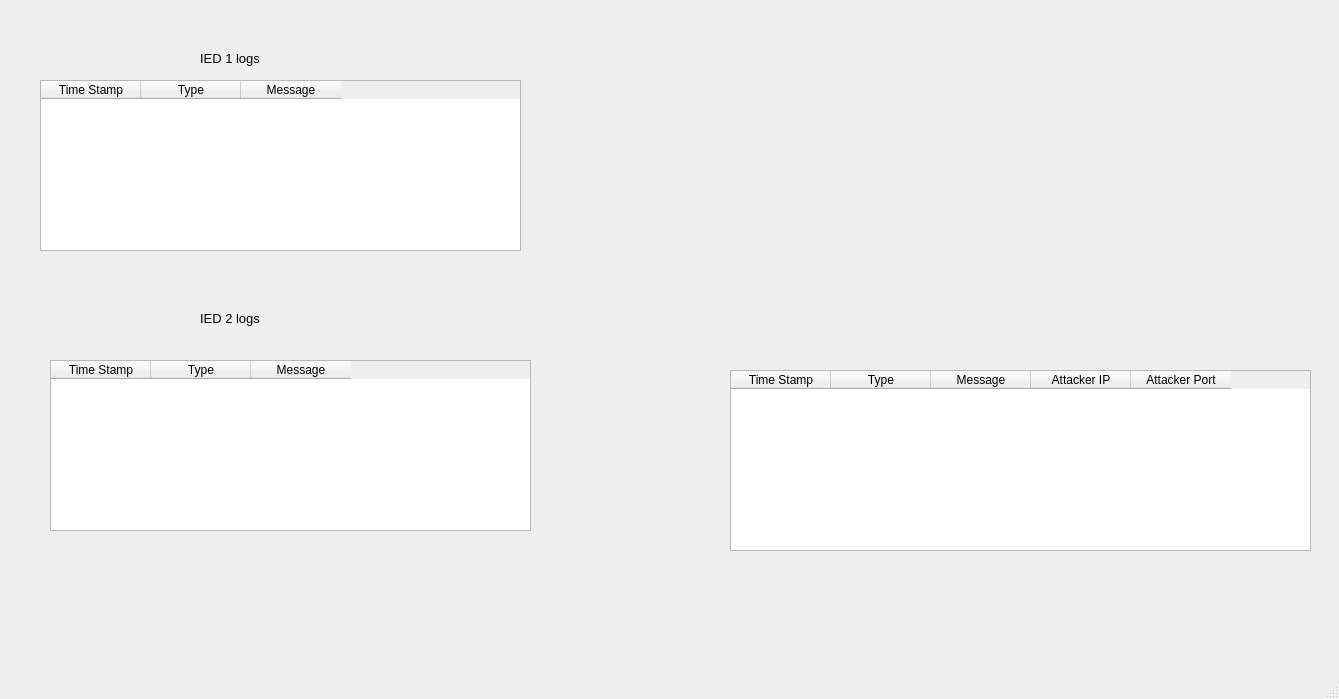
<?xml version="1.0" encoding="UTF-8"?>
<ui version="4.0">
 <class>MainWindow</class>
 <widget class="QMainWindow" name="MainWindow">
  <property name="geometry">
   <rect>
    <x>0</x>
    <y>0</y>
    <width>1339</width>
    <height>699</height>
   </rect>
  </property>
  <property name="windowTitle">
   <string>MainWindow</string>
  </property>
  <widget class="QWidget" name="centralwidget">
   <widget class="QLabel" name="label">
    <property name="geometry">
     <rect>
      <x>200</x>
      <y>50</y>
      <width>121</width>
      <height>16</height>
     </rect>
    </property>
    <property name="font">
     <font>
      <pointsize>10</pointsize>
     </font>
    </property>
    <property name="text">
     <string>IED 1 logs</string>
    </property>
   </widget>
   <widget class="QLabel" name="label_2">
    <property name="geometry">
     <rect>
      <x>200</x>
      <y>310</y>
      <width>121</width>
      <height>16</height>
     </rect>
    </property>
    <property name="font">
     <font>
      <pointsize>10</pointsize>
     </font>
    </property>
    <property name="text">
     <string>IED 2 logs</string>
    </property>
   </widget>
   <widget class="QLabel" name="ied_json_display">
    <property name="geometry">
     <rect>
      <x>0</x>
      <y>580</y>
      <width>1331</width>
      <height>71</height>
     </rect>
    </property>
    <property name="text">
     <string/>
    </property>
   </widget>
   <widget class="QTableWidget" name="ied1">
    <property name="geometry">
     <rect>
      <x>40</x>
      <y>80</y>
      <width>481</width>
      <height>171</height>
     </rect>
    </property>
    <property name="alternatingRowColors">
     <bool>true</bool>
    </property>
    <attribute name="horizontalHeaderCascadingSectionResizes">
     <bool>false</bool>
    </attribute>
    <column>
     <property name="text">
      <string>Time Stamp</string>
     </property>
    </column>
    <column>
     <property name="text">
      <string>Type</string>
     </property>
    </column>
    <column>
     <property name="text">
      <string>Message</string>
     </property>
    </column>
   </widget>
   <widget class="QTableWidget" name="ied2">
    <property name="geometry">
     <rect>
      <x>50</x>
      <y>360</y>
      <width>481</width>
      <height>171</height>
     </rect>
    </property>
    <property name="alternatingRowColors">
     <bool>true</bool>
    </property>
    <attribute name="horizontalHeaderCascadingSectionResizes">
     <bool>false</bool>
    </attribute>
    <column>
     <property name="text">
      <string>Time Stamp</string>
     </property>
    </column>
    <column>
     <property name="text">
      <string>Type</string>
     </property>
    </column>
    <column>
     <property name="text">
      <string>Message</string>
     </property>
    </column>
   </widget>
   <widget class="QTableWidget" name="ftp">
    <property name="geometry">
     <rect>
      <x>730</x>
      <y>370</y>
      <width>581</width>
      <height>181</height>
     </rect>
    </property>
    <property name="alternatingRowColors">
     <bool>true</bool>
    </property>
    <attribute name="horizontalHeaderCascadingSectionResizes">
     <bool>false</bool>
    </attribute>
    <column>
     <property name="text">
      <string>Time Stamp</string>
     </property>
    </column>
    <column>
     <property name="text">
      <string>Type</string>
     </property>
    </column>
    <column>
     <property name="text">
      <string>Message</string>
     </property>
    </column>
    <column>
     <property name="text">
      <string>Attacker IP</string>
     </property>
    </column>
    <column>
     <property name="text">
      <string>Attacker Port</string>
     </property>
    </column>
   </widget>
  </widget>
  <widget class="QMenuBar" name="menubar">
   <property name="geometry">
    <rect>
     <x>0</x>
     <y>0</y>
     <width>1339</width>
     <height>21</height>
    </rect>
   </property>
  </widget>
  <widget class="QStatusBar" name="statusbar"/>
 </widget>
 <resources/>
 <connections/>
</ui>
